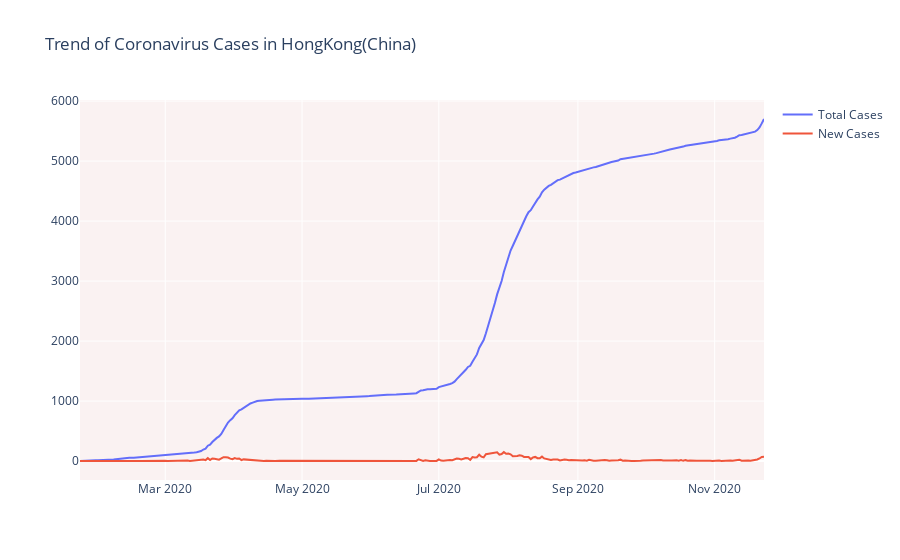

The cell this chart's notebook holds for it:
### Code cell
# plot the Rise in COVID-19 cases in HongKONG
fig = go.Figure()
fig.add_trace(go.Scatter(x = total_cases['Date to report'], y = total_cases['Total Cases'],
                         mode='lines', name='Total Cases'))

fig.add_trace(go.Scatter(x = daily_cases['Date to report'], y = daily_cases['Daily Cases'],
                        mode='lines', name='New Cases'))

fig.update_layout(title_text='Trend of Coronavirus Cases in HongKong(China)', plot_bgcolor='rgb(250, 242, 242)')

fig.show()

### Figure 1 — Plotly figure (JSON) as saved in the notebook; plotly's stock layout.template omitted (floating-point values rounded to 4 significant figures; data arrays with more than 128 entries replaced by an {"elided": "..."} marker saying what was removed)
{"data": [{"mode": "lines", "name": "Total Cases", "type": "scatter", "x": {"elided": "266 str values"}, "y": {"elided": "266 int values"}}, {"mode": "lines", "name": "New Cases", "type": "scatter", "x": {"elided": "266 str values"}, "y": {"elided": "266 int values"}}], "layout": {"plot_bgcolor": "rgb(250, 242, 242)", "title": {"text": "Trend of Coronavirus Cases in HongKong(China)"}}}
